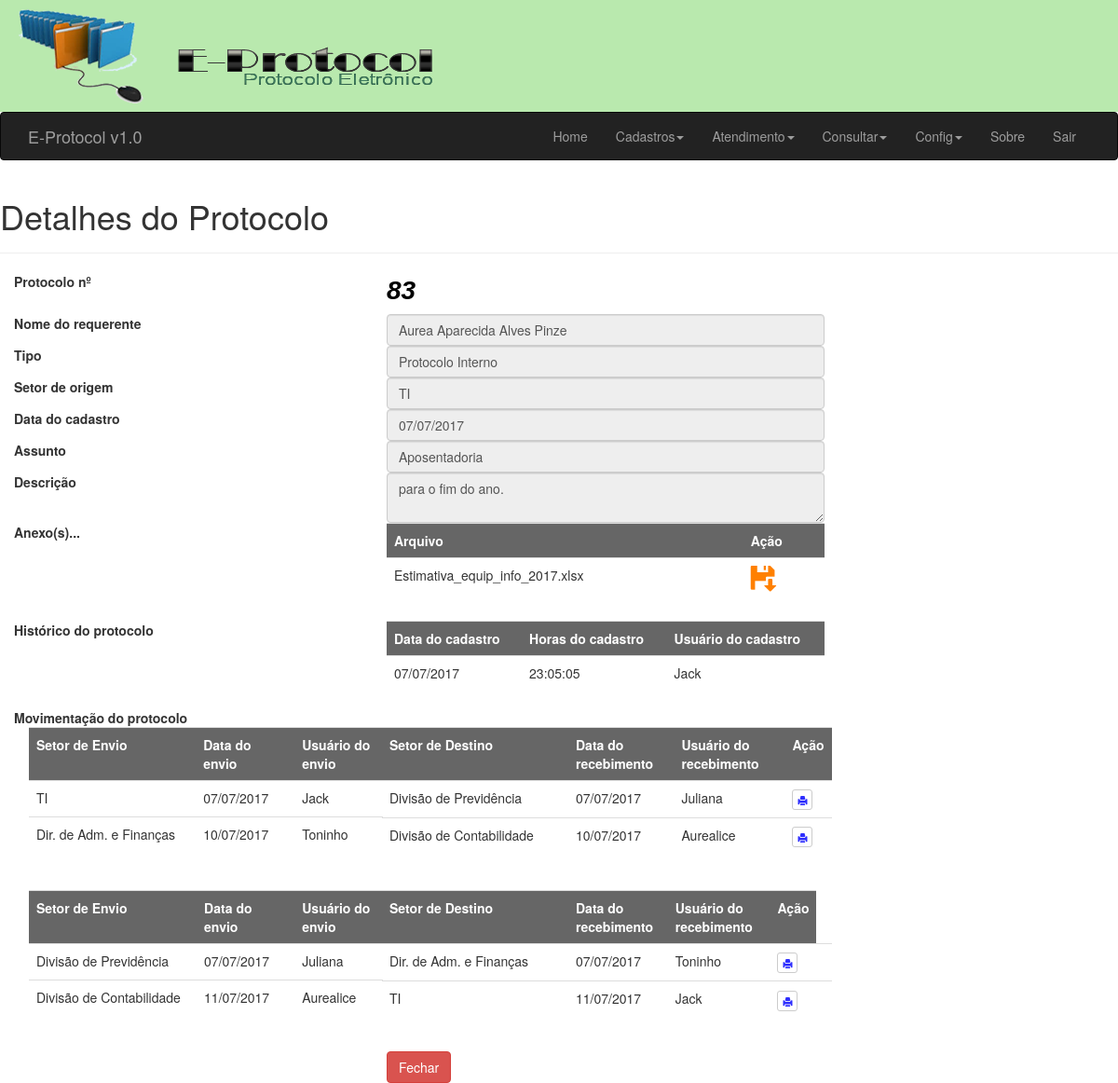
Page /frm/detalhe_proc.php?cod=83 (signed in) on the committed database.
### tables this page shows
CREATE TABLE IF NOT EXISTS `proc` (
  `cod` int(11) NOT NULL AUTO_INCREMENT,
  `cod_req` int(11) NOT NULL,
  `user_id` int(11) NOT NULL,
  `tipo` varchar(2) DEFAULT NULL,
  `assunto` text,
  `descricao` varchar(50) DEFAULT NULL,
  `setor` int(11) DEFAULT NULL,
  `data` date DEFAULT NULL,
  `horas` time DEFAULT NULL,
  PRIMARY KEY (`cod`),
  KEY `cod_req` (`cod_req`),
  KEY `user_id` (`user_id`)
);

CREATE TABLE IF NOT EXISTS `req` (
  `cod` int(10) unsigned NOT NULL AUTO_INCREMENT,
  `nome` varchar(60) NOT NULL,
  `tipo` char(1) NOT NULL,
  `cpf` varchar(18) NOT NULL,
  `sexo` char(1) NOT NULL,
  `tel` varchar(14) DEFAULT NULL,
  `cel` varchar(14) DEFAULT NULL,
  `rec` varchar(14) DEFAULT NULL,
  `email` varchar(30) DEFAULT NULL,
  PRIMARY KEY (`cod`),
  UNIQUE KEY `cpf` (`cpf`)
);

CREATE TABLE IF NOT EXISTS `setor` (
  `cod_setor` int(11) NOT NULL AUTO_INCREMENT,
  `setor` varchar(50) NOT NULL DEFAULT '0',
  PRIMARY KEY (`cod_setor`)
);

CREATE TABLE IF NOT EXISTS `itens_arq` (
  `cod` int(11) NOT NULL AUTO_INCREMENT,
  `cod_proc` int(11) DEFAULT NULL,
  `arquivo` varchar(50) DEFAULT NULL,
  PRIMARY KEY (`cod`),
  KEY `cod_proc` (`cod_proc`)
);

CREATE TABLE IF NOT EXISTS `users` (
  `id` int(10) unsigned NOT NULL AUTO_INCREMENT,
  `cod_setor` int(10) unsigned NOT NULL DEFAULT '0',
  `name` varchar(50) DEFAULT NULL,
  `email` varchar(80) NOT NULL,
  `password` varchar(40) NOT NULL,
  `permission` int(10) unsigned DEFAULT NULL,
  PRIMARY KEY (`id`),
  KEY `cod_setor` (`cod_setor`)
);

CREATE TABLE IF NOT EXISTS `encaminhamento` (
  `cod` int(11) NOT NULL AUTO_INCREMENT,
  `cod_prenc` int(11) DEFAULT NULL,
  `cod_stenv` int(11) DEFAULT NULL,
  `cod_stdst` int(11) DEFAULT NULL,
  `cod_rqenc` int(11) DEFAULT NULL,
  `user_env` int(11) DEFAULT NULL,
  `user_rec` int(11) DEFAULT NULL,
  `data_env` date DEFAULT NULL,
  `horas_env` time DEFAULT NULL,
  `data_rec` date DEFAULT NULL,
  `horas_rec` time DEFAULT NULL,
  `obs` text,
  `status` char(1) DEFAULT NULL,
  `statusd` char(1) DEFAULT NULL,
  PRIMARY KEY (`cod`),
  KEY `cod_proc` (`cod_prenc`),
  KEY `cod_setor` (`cod_stdst`),
  KEY `cod_rqenc` (`cod_rqenc`),
  KEY `cod_stenv` (`cod_stenv`)
);

CREATE TABLE IF NOT EXISTS `devolucao` (
  `cod` int(11) NOT NULL AUTO_INCREMENT,
  `cod_prdev` int(11) DEFAULT NULL,
  `cod_stdev` int(11) DEFAULT NULL,
  `cod_storg` int(11) DEFAULT NULL,
  `cod_rqdev` int(11) DEFAULT NULL,
  `user_env` int(11) DEFAULT NULL,
  `user_rec` int(11) DEFAULT NULL,
  `data_env` date DEFAULT NULL,
  `horas_env` time DEFAULT NULL,
  `data_rec` date DEFAULT NULL,
  `horas_rec` time DEFAULT NULL,
  `obs` text,
  `status` char(1) DEFAULT NULL,
  PRIMARY KEY (`cod`),
  KEY `cod_proc` (`cod_prdev`),
  KEY `cod_setor` (`cod_storg`),
  KEY `cod_rqenc` (`cod_rqdev`),
  KEY `cod_stdev` (`cod_stdev`)
);

### frm/detalhe_proc.php (the view, shortened to what this page needs)
<?php
include "_navegacao.php";
require_once "../config/init.php";
$cod = $_GET["cod"];
$sql_query = mysqli_query($link,"SELECT s.cod_setor, s.setor AS desc_setor, p.setor FROM setor s, proc p WHERE s.cod_setor = p.setor AND p.cod = '".$cod."'");
$sql2_query = mysqli_query($link,"SELECT p.cod,  p.tipo, p.assunto, p.descricao, DATE_FORMAT(p.data,'%d/%m/%Y') AS data , p.horas AS horas FROM proc p WHERE p.cod = '".$cod."'");
$sql3_query = mysqli_query($link,"SELECT r.nome FROM req r , proc p WHERE r.cod = p.cod_req AND p.cod = '".$cod."'");
$sql4_query = mysqli_query($link,"SELECT a.arquivo, p.cod FROM itens_arq a, proc p WHERE a.cod_proc = p.cod AND p.cod = '".$cod."'");
$sql5_query = mysqli_query($link,"SELECT  DATE_FORMAT(p.data,'%d/%m/%Y') AS data , p.horas AS horas, u.name AS usuario FROM proc p, users u WHERE p.user_id = u.id AND p.cod = '".$cod."'");
$sql6_query = mysqli_query($link,"SELECT p.cod , u.name AS usuario_env , s.setor AS setor_env, DATE_FORMAT(e.data_env,'%d/%m/%Y') AS data_env FROM proc p, setor s, users u, encaminhamento e WHERE  e.user_env = u.id AND e.cod_stenv = s.cod_setor AND e.cod_prenc = p.cod AND p.cod ='".$cod."'");
$sql7_query = mysqli_query($link,"SELECT e.cod AS enc_cod, p.cod , u.name AS usuario_rec , s.setor AS setor_dst , DATE_FORMAT(e.data_rec,'%d/%m/%Y') AS data_rec FROM proc p, setor s, users u, encaminhamento e WHERE e.user_rec = u.id AND e.cod_stdst = s.cod_setor AND e.cod_prenc = p.cod AND p.cod='".$cod."'");
$sql8_query = mysqli_query($link,"SELECT p.cod , u.name AS usuario_env , s.setor AS setor_env, DATE_FORMAT(d.data_env,'%d/%m/%Y') AS data_env FROM proc p, setor s, users u, devolucao d WHERE  d.user_env = u.id AND d.cod_storg = s.cod_setor AND d.cod_prdev = p.cod AND p.cod ='".$cod."'");
  $sql9_query = mysqli_query($link,"SELECT d.cod AS dev_cod, p.cod , u.name AS usuario_rec , s.setor AS setor_dst , DATE_FORMAT(d.data_rec,'%d/%m/%Y') AS data_rec FROM proc p, setor s, users u, devolucao d WHERE d.user_rec = u.id AND d.cod_stdev = s.cod_setor AND d.cod_prdev = p.cod AND p.cod='".$cod."'");
$sql10_query = mysqli_query($link,"SELECT e.status AS status FROM encaminhamento e, proc p WHERE e.cod_prenc = p.cod AND p.cod ='".$cod."'");
$sql11_query = mysqli_query($link,"SELECT d.status AS status FROM devolucao d, proc p WHERE d.cod_prdev = p.cod AND p.cod ='".$cod."'");
?>
<!DOCTYPE HTML>
 <html lang="pt-br">
<head>
</head>
<body>
<div class="page-header">
  <h1>Detalhes do Protocolo</h1>
</div>
<form name="cadastro" id="cadastro" method="POST" action="../frm/detalhe_proc.php?cod=<?php echo $cod?>" enctype="multipart/form-data">
<?php $plinha = mysqli_fetch_array($sql2_query)?>
<fieldset>
<?php $rlinha = mysqli_fetch_array($sql3_query)?>
<div class="form-group">
<label class="col-md-4 control-label" for="txtCod">Protocolo nº</label>
  <label class="col-md-5 control-label" /><span style="font-family: Arial; font-size: 28px; font-style:italic; color:#000000;"><?php echo $plinha["cod"] ?></span></label>
  </div>
<div class="form-group">
<label class="col-md-4 control-label" for="txtRequerente">Nome do requerente</label>
  <div class="col-md-5">
     <input type="text" name="txtRequerente" id="txtRequerente" value="<?php echo $rlinha["nome"] ?>" class="form-control input-md" required="" disabled="">
    </div>
</div>
<div class="form-group">
  <label class="col-md-4 control-label" for="txtTipo">Tipo</label>
  <div class="col-md-5">
     <?php
     if ($plinha["tipo"]=='PI') $ptipo = "Protocolo Interno";
     ?>
     <input type="text" name="txtTipo" id="txtTipo" value="<?php echo $ptipo ?>" class="form-control input-md" required="" disabled="">
  </div>
</div>
<div class="form-group">
<?php
  $array = mysqli_fetch_array($sql_query);
  $desc_setor = $array["desc_setor"];
?>
 <label class="col-md-4 control-label" for="txtSetor">Setor de origem</label>
  <div class="col-md-5">
     <input type="text" name="txtSetor" id="txtSetor" value="<?php echo $desc_setor ?>" class="form-control input-md" required="" disabled="">
    </div>
</div>
<div class="form-group">
  <label class="col-md-4 control-label" for="txtDtCad">Data do cadastro</label>
  <div class="col-md-5">
  <input type="text" name="txtDtCad" id="txtDtCad" value="<?php echo $plinha["data"] ?>" class="form-control input-md" required="" disabled="">
  </div>
</div>
<div class="form-group">
  <label class="col-md-4 control-label" for="txtAssunto">Assunto</label>
  <div class="col-md-5">
  <input type="text" name="txtAssunto" id="txtAssunto" value="<?php echo $plinha["assunto"] ?>" placeholder="Digite o assunto" class="form-control input-md" required="" disabled="">
  </div>
</div>
<div class="form-group">
  <label class="col-md-4 control-label" for="txtDescricao">Descrição</label>
  <div class="col-md-5">
  <textarea name="txtDescricao" id="txtDescricao" placeholder="Preencha com a descrição aqui" class="form-control input-md" required="" disabled=""><?php echo $plinha["descricao"]?></textarea>
  </div>
</div>
<div class="form-group">
  <label class="col-md-4 control-label" for="txtFile">Anexo(s)...</label>
  <div class="col-md-5">
  <table cellpadding="0" cellspacing="0" border="0" class="table">
      <tr>
      <th align='center' bgColor='#666666'><font color='#FFF'>Arquivo</th>
      <th align='center' bgColor='#666666'><font color='#FFF'>Ação</th>
      </tr>
        <?php while ($array = mysqli_fetch_array($sql4_query)) {
        $arquivo = $array["arquivo"];
        ?>
      <tr>
        <td><?php echo $arquivo ?></td>
        <td><a href='/prot/uploads/<?php echo $arquivo ?>' target="_blank"><span style="color: #FF8000;font-size: 28px;" class="glyphicon glyphicon-floppy-save" alt='Download' data-toggle="tooltip_download" title='Download do arquivo'></span></a></td>
      </tr>
      <?php } ?>
    </table>
  </div>
</div>
<div class="form-group">
  <label class="col-md-4 control-label" >Histórico do protocolo</label>
  <div class="col-md-5">
 <table cellpadding="0" cellspacing="0" border="0" class="table">
      <tr>
      <th align='center' bgColor='#666666'><font color='#FFF'>Data do cadastro</th>
      <th align='center' bgColor='#666666'><font color='#FFF'>Horas do cadastro</th>
      <th align='center' bgColor='#666666'><font color='#FFF'>Usuário do cadastro</th>
      </tr>
        <?php $array = mysqli_fetch_array($sql5_query);
        $data = $array["data"];
        $horas = $array["horas"];
        $usuario = $array["usuario"];
        ?>
      <tr>
        <td><?php echo $data ?></td>
        <td><?php echo $horas ?></td>
        <td><?php echo $usuario ?></td>
      </tr>
    </table>
  </div>
</div>
<div class="row">
<div class="form-group col-md-4">
<label style="padding-left: 15px;" class="control-label">Movimentação do protocolo</label>
<table style="position: relative; left:31px; top:-5px;" cellpadding="0" cellspacing="0" border="0" class="table">
      <tr>
      <th align='center' bgColor='#666666'><font color='#FFF'>Setor de Envio</th>
      <th align='center' bgColor='#666666'><font color='#FFF'>Data do envio</th>
      <th align='center' bgColor='#666666'><font color='#FFF'>Usuário do envio</th>
     </tr>
     <?php
        while($m_array = mysqli_fetch_array($sql6_query)){
        $usuario_env = $m_array["usuario_env"];
        $setor_env = $m_array["setor_env"];
        $data_env = $m_array["data_env"];
        ?>
     <tr>
     <td width="200" height="39"><?php echo $setor_env ?></td>
     <td width="110"><?php echo $data_env ?></td>
     <td width="100"><?php echo $usuario_env ?></td>
     </tr>
<?php } ?>
</table>
</div>
<div class="form-group col-md-5">
<table cellpadding="0" cellspacing="0" border="0" class="table">
      <th align='center' bgColor='#666666'><font color='#FFF'>Setor de Destino</th>
      <th align='center' bgColor='#666666'><font color='#FFF'>Data do recebimento</th>
      <th align='center' bgColor='#666666'><font color='#FFF'>Usuário do recebimento</th>
      <th align='center' bgColor='#666666'><font color='#FFF
      '>Ação</th>
      <?php
       $r1 = mysqli_fetch_array($sql10_query);
       $st1 = $r1["status"];
       $permission='disabled = "disabled"';
        if ($st1 == "1")
        { $permission = '';
        }else{
          $permission='disabled = "disabled"';
        }
      ?>
      <?php while($m_array2 = mysqli_fetch_array($sql7_query)){
        $enc_cod = $m_array2["enc_cod"];
        $usuario_rec = $m_array2["usuario_rec"];
        $setor_dst = $m_array2["setor_dst"];
        $data_rec = $m_array2["data_rec"];
       ?>
        <tr>
        <td width="200"><?php echo $setor_dst ?></td>
        <td><?php echo $data_rec ?></td>
        <td><?php echo $usuario_rec ?></td>
        <td><button type="button" class="btn btn-default btn-xs" onclick="window.open('../rel/detalhe.php?cod=<?php echo $enc_cod ?>', '_blank')" <?php echo $permission ?>/>
        <span style="color: #2E2EFE;font-size: 10px;" class="glyphicon glyphicon-print" alt='Imprimir' data-toggle="tooltip_imprimir" title ='Imprimir detalhes do processo'></span>
        </button></td>
      </tr>
      <?php } ?>
      </table>
    </div>
</div>
<div class="row">
<div class="form-group col-md-4">
<table style="position: relative; left:31px; top:0px;" cellpadding="0" cellspacing="0" border="0" class="table">
      <tr>
      <th align='center' bgColor='#666666'><font color='#FFF'>Setor de Envio</th>
      <th align='center' bgColor='#666666'><font color='#FFF'>Data do envio</th>
      <th align='center' bgColor='#666666'><font color='#FFF'>Usuário do envio</th>
     </tr>
     <?php
        while($m_array = mysqli_fetch_array($sql8_query)){
        $usuario_env = $m_array["usuario_env"];
        $setor_env = $m_array["setor_env"];
        $data_env = $m_array["data_env"];
        ?>
     <tr>
     <td width="200" height="39"><?php echo $setor_env ?></td>
     <td width="110"><?php echo $data_env ?></td>
     <td width="100"><?php echo $usuario_env ?></td>
     </tr>
<?php } ?>
</table>
</div>
<div class="form-group col-md-5">
<table cellpadding="0" cellspacing="0" border="0" class="table">
      <th align='center' bgColor='#666666'><font color='#FFF'>Setor de Destino</th>
      <th align='center' bgColor='#666666'><font color='#FFF'>Data do recebimento</th>
      <th align='center' bgColor='#666666'><font color='#FFF'>Usuário do recebimento</th>
      <th align='center' bgColor='#666666'><font color='#FFF
      '>Ação</th>
      <?php
       $r2 = mysqli_fetch_array($sql11_query);
       $st2 = $r2["status"];
       $permission2='disabled = "disabled"';
        if ($st2 == "1")
        { $permission2 = '';
        }else{
          $permission2='disabled = "disabled"';
        }
      ?>
        <?php while($m_array2 = mysqli_fetch_array($sql9_query)){
        $dev_cod = $m_array2["dev_cod"];
        $usuario_rec = $m_array2["usuario_rec"];
        $setor_dst = $m_array2["setor_dst"];
        $data_rec = $m_array2["data_rec"];
       ?>
        <tr>
        <td width="200"><?php echo $setor_dst ?></td>
        <td><?php echo $data_rec ?></td>
        <td><?php echo $usuario_rec ?></td>
        <td><button type="button" class="btn btn-default btn-xs"onclick="window.open('../rel/detalhe_dev.php?cod=<?php echo $dev_cod ?>', '_blank')"
        <?php echo $permission2 ?>/>
        <span style="color: #2E2EFE;font-size: 10px;" class="glyphicon glyphicon-print" alt='Imprimir' data-toggle="tooltip_imprimir" title ='Imprimir detalhes do processo'></span>
        </button><td>
      </tr>
      <?php } ?>
      </table>
  </div>
</div>
<div class="form-group">
  <label class="col-md-4 control-label" for="btnDevolver_proc"></label>
  <div class="col-md-8">
  <input type="button" id="btnFechar" name="btnFechar" value="Fechar" class="btn btn-danger" onclick="javascript:location.href='../index.php'">
  </div>
</div>
</fieldset>
</form>
</body>
</html>

### rows in the picture
proc: cod "83", txtTipo "Protocolo Interno", txtAssunto "Aposentadoria", txtDescricao "para o fim do ano.", horas "23:05:05", user.name "Jack", setor.setor "TI", data_env "07/07/2017", setor.setor "Dir. de Adm. e Finanças", data_env "10/07/2017", users.name "Toninho", setor.setor "Divisão de Previdência", data_rec "07/07/2017", users.name "Juliana", setor.setor "Divisão de Contabilidade", data_rec "10/07/2017", users.name "Aurealice", data_env "11/07/2017", data_rec "11/07/2017"
req: txtRequerente "Aurea Aparecida Alves Pinze"
setor: txtSetor "TI"
itens_arq: arquivo "Estimativa_equip_info_2017.xlsx"

### other values in the picture
$data "07/07/2017"
